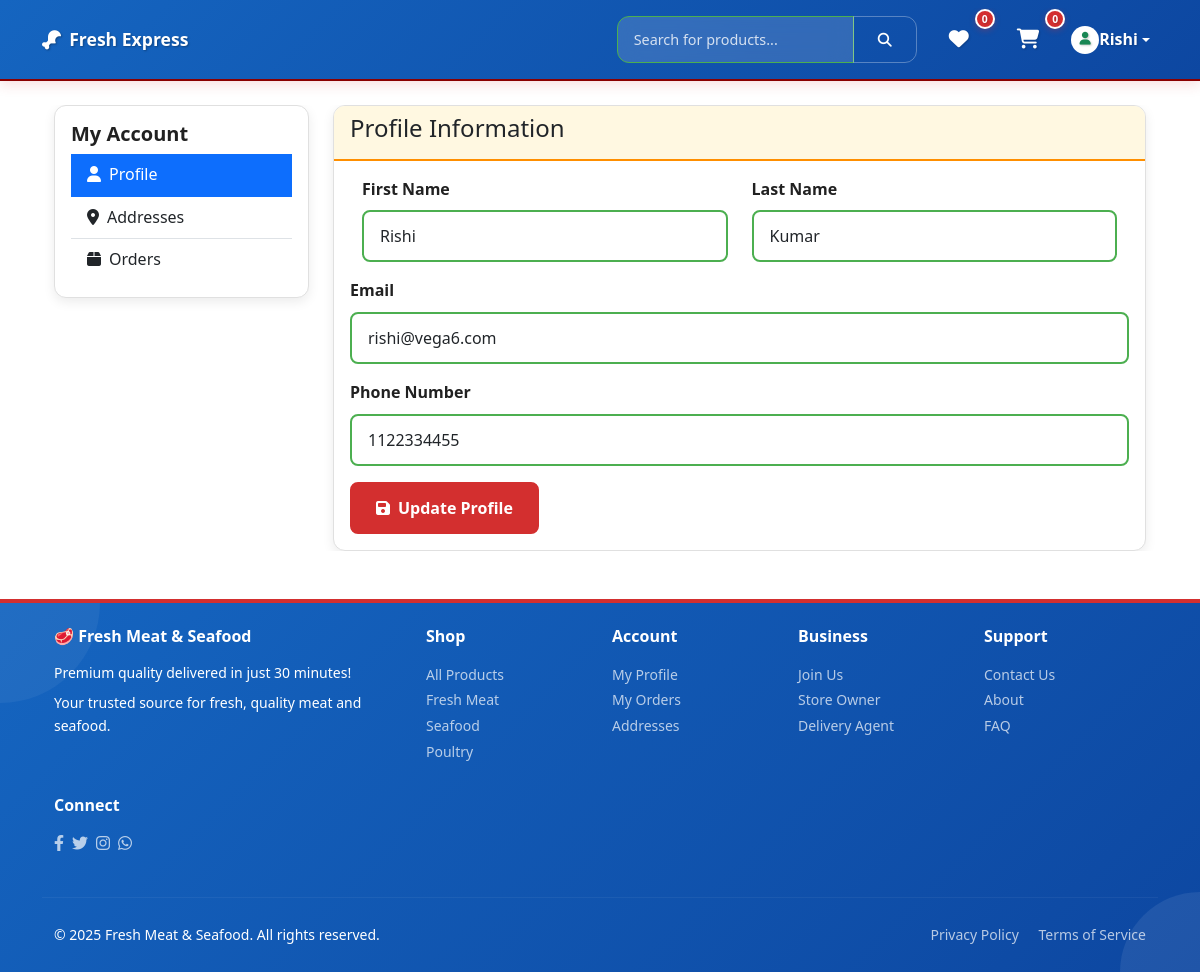
/accounts/profile/ (signed in), run on the app's committed database.
### accounts/models.py (models this page shows, shortened)
class User(AbstractUser):
    USER_TYPES = [
        ('customer', 'Customer'),
        ('store_owner', 'Store Owner'),
        ('store_staff', 'Store Staff'),
        ('delivery_agent', 'Delivery Agent'),
        ('admin', 'Admin'),
    ]
    user_type = models.CharField(max_length=20, choices=USER_TYPES, default='customer')
    phone_number = models.CharField(max_length=15, blank=True, null=True)
    email_verified = models.BooleanField(default=False)
    phone_verified = models.BooleanField(default=False)
    created_at = models.DateTimeField(auto_now_add=True)
    updated_at = models.DateTimeField(auto_now=True)

### accounts/views.py (the view, shortened to what this page needs)
# urls.py: path('profile/', views.ProfileView.as_view(), name='profile'),
class ProfileView(LoginRequiredMixin, FormView):
    template_name = 'accounts/profile.html'
    form_class = ProfileUpdateForm
    success_url = reverse_lazy('accounts:profile')
    def get_object(self):
        return self.request.user
    def get_form_kwargs(self):
        kwargs = super().get_form_kwargs()
        kwargs['instance'] = self.get_object()
        return kwargs

### templates/accounts/profile.html (shortened to what this page needs)
{% extends 'base_mobile.html' %}
{% block content %}
<div class="container mt-4">
    <div class="row">
        <div class="col-md-3">
            <div class="card">
                <div class="card-body">
                    <h5 class="card-title">My Account</h5>
                    <div class="list-group list-group-flush">
                        <a href="{% url 'accounts:profile' %}" class="list-group-item list-group-item-action active">
                            <i class="fas fa-user me-2"></i>Profile
                        </a>
                        {% if user.user_type == 'customer' %}
                            <a href="{% url 'accounts:address_list' %}" class="list-group-item list-group-item-action">
                                <i class="fas fa-map-marker-alt me-2"></i>Addresses
                            </a>
                        {% endif %}
                        <a href="{% url 'orders:order_list' %}" class="list-group-item list-group-item-action">
                            <i class="fas fa-box me-2"></i>Orders
                        </a>
                    </div>
                </div>
            </div>
        </div>
        <div class="col-md-9">
            <div class="card">
                <div class="card-header">
                    <h4>Profile Information</h4>
                </div>
                <div class="card-body">
                    <form method="post">
                        <div class="row">
                            <div class="col-md-6">
                                <div class="mb-3">
                                    <label for="id_first_name" class="form-label">First Name</label>
                                    <input type="text" class="form-control" id="id_first_name" name="first_name"
                                           value="{{ user.first_name }}" required>
                                </div>
                            </div>
                            <div class="col-md-6">
                                <div class="mb-3">
                                    <label for="id_last_name" class="form-label">Last Name</label>
                                    <input type="text" class="form-control" id="id_last_name" name="last_name"
                                           value="{{ user.last_name }}" required>
                                </div>
                            </div>
                        </div>
                        <div class="mb-3">
                            <label for="id_email" class="form-label">Email</label>
                            <input type="email" class="form-control" id="id_email" name="email"
                                   value="{{ user.email }}" required>
                        </div>
                        <div class="mb-3">
                            <label for="id_phone" class="form-label">Phone Number</label>
                            <input type="tel" class="form-control" id="id_phone" name="phone_number"
                                   value="{{ user.phone_number }}" required>
                        </div>
                        <button type="submit" class="btn btn-primary">
                            <i class="fas fa-save me-2"></i>Update Profile
                        </button>
                    </form>
                </div>
            </div>
        </div>
    </div>
</div>
{% endblock %}

### templates/base_mobile.html (shortened to what this page needs)
{% load static %}
<!DOCTYPE html>
<html lang="en">
<head>
    <link href="https://cdn.jsdelivr.net/npm/bootstrap@5.3.0/dist/css/bootstrap.min.css" rel="stylesheet">
    <link rel="stylesheet" href="https://cdnjs.cloudflare.com/ajax/libs/font-awesome/6.4.0/css/all.min.css">
    {% load static %}
    <link rel="stylesheet" href="{% static 'css/appetite-theme.css' %}">
    <link rel="stylesheet" href="{% static 'css/common.css' %}">
    <link rel="stylesheet" href="{% static 'css/components/cart.css' %}">
    <link rel="stylesheet" href="{% static 'css/components/wishlist.css' %}">
    <link rel="stylesheet" href="{% static 'css/components/search.css' %}">
    <link rel="stylesheet" href="{% static 'css/mobile-overflow-fix.css' %}">
    <link rel="stylesheet" href="{% static 'css/global-product-card.css' %}">
</head>
<body>
    <nav class="navbar navbar-expand-lg modern-navbar">
        <div class="container" style="overflow: hidden;">
            <a class="navbar-brand modern-brand" href="{% url 'core:home' %}">
                <i class="fas fa-drumstick-bite me-2"></i>Fresh Express
            </a>
            <div class="navbar-nav ms-auto desktop-nav">
                <ul class="navbar-nav align-items-center">
                    <li class="nav-item me-3">
                        <form method="GET" action="{% url 'catalog:product_list' %}" class="d-flex">
                            <div class="input-group" style="width: 300px;">
                                <input type="text" class="form-control form-control-sm"
                                       placeholder="Search for products..." name="q" id="search-input"
                                       value="{{ request.GET.q }}">
                                <button class="btn btn-outline-light btn-sm" type="submit">
                                    <i class="fas fa-search"></i>
                                </button>
                            </div>
                        </form>
                    </li>
                    {% if user.is_authenticated and is_customer %}
                    <li class="nav-item me-3">
                        <a class="nav-link position-relative" href="{% url 'accounts:wishlist' %}">
                            <i class="fas fa-heart fa-lg"></i>
                            <span class="position-absolute top-0 start-100 translate-middle cart-badge">
                                <span id="wishlist-count">{{ total_wishlist_items|default:0 }}</span>
                            </span>
                        </a>
                    </li>
                    {% endif %}
                    {% if user.is_authenticated and is_customer %}
                    <li class="nav-item me-3">
                        <a class="nav-link position-relative" href="{% url 'orders:cart' %}">
                            <i class="fas fa-shopping-cart fa-lg"></i>
                            <span class="position-absolute top-0 start-100 translate-middle cart-badge">
                                <span id="cart-count">{{ total_cart_items|default:0 }}</span>
                            </span>
                        </a>
                    </li>
                    {% endif %}
                    {% if user.is_authenticated %}
                    <li class="nav-item dropdown">
                        <a class="nav-link dropdown-toggle d-flex align-items-center" href="#" id="userDropdown" role="button" data-bs-toggle="dropdown" aria-expanded="false">
                            <div class="rounded-circle bg-white text-success d-flex align-items-center justify-content-center me-2" style="width: 28px; height: 28px;">
                                <i class="fas fa-user" style="font-size: 0.8rem;"></i>
                            </div>
                            <span class="d-none d-md-inline">{{ user.first_name|default:user.username|truncatechars:10 }}</span>
                        </a>
                    </li>
                    {% endif %}
                </ul>
            </div>
        </div>
    </nav>
    <main class="main-content">
        {% block content %}{% endblock %}
    </main>
    <div class="toast-container position-fixed top-0 end-0 p-3" style="z-index: 1055;"></div>
    <footer class="modern-footer py-4 mt-5">
        <div class="container">
            <div class="row">
                <div class="col-md-4 mb-3">
                    <h6 class="fw-bold mb-3">🥩 Fresh Meat & Seafood</h6>
                    <p class="small mb-2">Premium quality delivered in just 30 minutes!</p>
                    <p class="small mb-0">Your trusted source for fresh, quality meat and seafood.</p>
                </div>
                <div class="col-md-2 mb-3">
                    <h6 class="fw-bold mb-3">Shop</h6>
                    <ul class="list-unstyled">
                        <li><a href="{% url 'catalog:product_list' %}" class="text-white-50 text-decoration-none small">All Products</a></li>
                        <li><a href="{% url 'catalog:product_list' %}?category=fresh-meat" class="text-white-50 text-decoration-none small">Fresh Meat</a></li>
                        <li><a href="{% url 'catalog:product_list' %}?category=seafood" class="text-white-50 text-decoration-none small">Seafood</a></li>
                        <li><a href="{% url 'catalog:product_list' %}?category=poultry" class="text-white-50 text-decoration-none small">Poultry</a></li>
                    </ul>
                </div>
                <div class="col-md-2 mb-3">
                    <h6 class="fw-bold mb-3">Account</h6>
                    <ul class="list-unstyled">
                        {% if user.is_authenticated %}
                            <li><a href="{% url 'accounts:profile' %}" class="text-white-50 text-decoration-none small">My Profile</a></li>
                            <li><a href="{% url 'orders:order_list' %}" class="text-white-50 text-decoration-none small">My Orders</a></li>
                            <li><a href="{% url 'accounts:address_list' %}" class="text-white-50 text-decoration-none small">Addresses</a></li>
                        {% else %}
                            <li><a href="{% url 'accounts:customer_login' %}" class="text-white-50 text-decoration-none small">Login</a></li>
                            <li><a href="{% url 'accounts:customer_register' %}" class="text-white-50 text-decoration-none small">Register</a></li>
                        {% endif %}
                    </ul>
                </div>
                <div class="col-md-2 mb-3">
                    <h6 class="fw-bold mb-3">Business</h6>
                    <ul class="list-unstyled">
                        <li><a href="{% url 'accounts:business_register' %}" class="text-white-50 text-decoration-none small">Join Us</a></li>
                        <li><a href="{% url 'accounts:store_register' %}" class="text-white-50 text-decoration-none small">Store Owner</a></li>
                        <li><a href="{% url 'accounts:delivery_register' %}" class="text-white-50 text-decoration-none small">Delivery Agent</a></li>
                    </ul>
                </div>
                <div class="col-md-2 mb-3">
                    <h6 class="fw-bold mb-3">Support</h6>
                    <ul class="list-unstyled">
                        <li><a href="{% url 'core:contact' %}" class="text-white-50 text-decoration-none small">Contact Us</a></li>
                        <li><a href="{% url 'core:about' %}" class="text-white-50 text-decoration-none small">About</a></li>
                        <li><a href="{% url 'core:faq' %}" class="text-white-50 text-decoration-none small">FAQ</a></li>
                    </ul>
                </div>
                <div class="col-md-2 mb-3">
                    <h6 class="fw-bold mb-3">Connect</h6>
                    <div class="d-flex gap-2">
                        <a href="#" class="text-white-50"><i class="fab fa-facebook-f"></i></a>
                        <a href="#" class="text-white-50"><i class="fab fa-twitter"></i></a>
                        <a href="#" class="text-white-50"><i class="fab fa-instagram"></i></a>
                        <a href="#" class="text-white-50"><i class="fab fa-whatsapp"></i></a>
                    </div>
                </div>
            </div>
            <hr class="my-4" style="border-color: rgba(255,255,255,0.2);">
            <div class="row align-items-center">
                <div class="col-md-6">
                    <p class="small mb-0">&copy; 2025 Fresh Meat & Seafood. All rights reserved.</p>
                </div>
                <div class="col-md-6 text-md-end">
                    <small class="text-white-50">
                        <a href="{% url 'core:privacy' %}" class="text-white-50 text-decoration-none me-3">Privacy Policy</a>
                        <a href="{% url 'core:terms' %}" class="text-white-50 text-decoration-none">Terms of Service</a>
                    </small>
                </div>
            </div>
        </div>
    </footer>
</body>
</html>

### data on the page
User: first_name "Rishi", last_name "Kumar", email "rishi@vega6.com", phone_number "1122334455"

### other printed values
{{ total_wishlist_items|default:0 }} "0"
{{ total_cart_items|default:0 }} "0"
